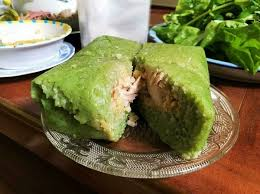
#> input picture Food/data/0/BanhChung.10.jpg, 260 x 194 px; its folder holds 4 pictures in this run
$ python main.py
#> lines starting #> are read from the running program, lines starting #| are printed output that depends on the picture
import cv2
import glob
import numpy as np
import pickle
x_train = []
y_train = []

for filename in glob.glob("./data/0/*.jpg"):
    img = cv2.resize(cv2.imread(filename), (150,150))
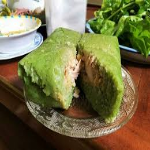
#> img: shape (150, 150, 3); mean B, G, R 71, 111.1, 118.3
    x_train.append(img)
    y_train.append(0)
#> pass 2 of the loop `for filename in glob.glob("./data/0/*.jpg"):`:
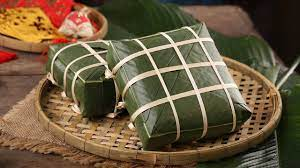
#> input picture Food/data/0/BanhChung.2.jpg, 300 x 168 px
#> `img = cv2.resize(cv2.imread(filename), (150,150))`:
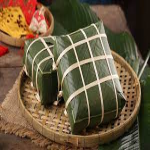
#> img: shape (150, 150, 3); mean B, G, R 62.9, 89, 107.3
#> pass 3 of the loop `for filename in glob.glob("./data/0/*.jpg"):`:
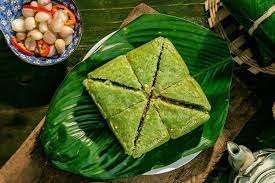
#> input picture Food/data/0/BanhChung.3.jpg, 275 x 183 px
#> `img = cv2.resize(cv2.imread(filename), (150,150))`:
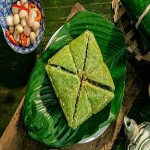
#> img: shape (150, 150, 3); mean B, G, R 37.5, 85.2, 70.7
#> the loop made 4 passes; the first 3 are shown

for filename in glob.glob("./data/1/*.jpg"):
    img = cv2.resize(cv2.imread(filename), (150,150))
    x_train.append(img)
    y_train.append(1)

for filename in glob.glob("./data/2/*.jpg"):
    img = cv2.resize(cv2.imread(filename), (150,150))
    x_train.append(img)
    y_train.append(2)

for filename in glob.glob("./data/3/*.jpg"):
    img = cv2.resize(cv2.imread(filename), (150,150))
    x_train.append(img)
    y_train.append(3)

for filename in glob.glob("./data/4/*.jpg"):
    img = cv2.resize(cv2.imread(filename), (150,150))
    x_train.append(img)
    y_train.append(4)

for filename in glob.glob("./data/5/*.jpg"):
    img = cv2.resize(cv2.imread(filename), (150,150))
    x_train.append(img)
    y_train.append(5)

for filename in glob.glob("./data/6/*.jpg"):
    img = cv2.resize(cv2.imread(filename), (150,150))
    x_train.append(img)
    y_train.append(6)

for filename in glob.glob("./data/7/*.jpg"):
    img = cv2.resize(cv2.imread(filename), (150,150))
    x_train.append(img)
    y_train.append(7)

for filename in glob.glob("./data/8/*.jpg"):
    img = cv2.resize(cv2.imread(filename), (150,150))
    x_train.append(img)
    y_train.append(8)

for filename in glob.glob("./data/9/*.jpg"):
    img = cv2.resize(cv2.imread(filename), (150,150))
    x_train.append(img)
    y_train.append(9)


x_train = np.array(x_train)
y_train = np.array(y_train)
print(x_train.shape)
#| (4, 150, 150, 3)
print(y_train.shape)
#| (4,)
with open("data.pickle", "wb") as f:
        pickle.dump((x_train, y_train),f)
